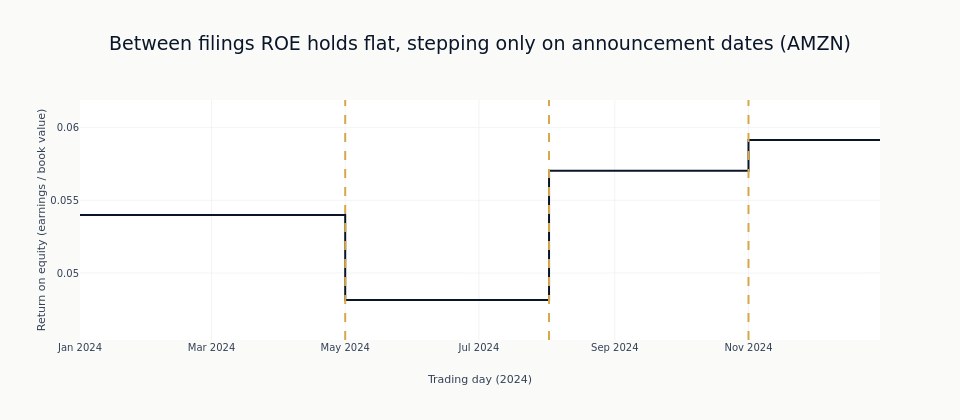

Notebook source saved alongside this figure:
### Markdown cell above
The ASOF join makes point-in-time discipline visible: the daily ROE is a step
function that changes **only** on an announcement date and holds the last
reported value until the next filing. Plotting one symbol shows the staircase;
the amber dashed lines mark the quarterly announcement dates that create each
step.

### Code cell
# unique() order is not stable, and a few symbols have all-null ROE on this
# scaffolding slice (e.g. missing XBRL earnings), so select deterministically:
# the symbol whose daily ROE has the fewest gaps gives an unbroken staircase.
viz_symbol = (
    aligned.group_by("symbol")
    .agg(pl.col("roe").is_not_null().sum().alias("n_obs"))
    .sort(["n_obs", "symbol"], descending=[True, False])["symbol"][0]
)
viz_aligned = aligned.filter(pl.col("symbol") == viz_symbol).sort("timestamp")
ann_dates = (
    quality_df.filter(pl.col("symbol") == viz_symbol)
    .select("announcement_date")
    .drop_nulls()
    .unique()
    .sort("announcement_date")["announcement_date"]
    .to_list()
)

fig = go.Figure()
fig.add_trace(
    go.Scatter(
        x=viz_aligned["timestamp"].to_list(),
        y=viz_aligned["roe"].to_list(),
        mode="lines",
        line=dict(color=COLORS["blue"], shape="hv"),  # step-after: value held forward
        name="Daily ROE (ASOF backward-fill)",
    )
)
for ad in ann_dates:
    if date(2024, 1, 1) <= ad <= date(2024, 12, 31):
        fig.add_vline(x=ad, line_dash="dash", line_color=COLORS["amber"])

# Fix the y-range to the plotted values (with padding) so the modest quarterly
# steps fill the axis instead of being crushed by autoscale.
lo, hi = viz_aligned["roe"].min(), viz_aligned["roe"].max()
pad = (hi - lo) * 0.25
fig.update_layout(
    # width holds the full 19pt title (template default) on one line without clipping.
    height=420,
    width=960,
    title=f"Between filings ROE holds flat, stepping only on announcement dates ({viz_symbol})",
    showlegend=False,
)
fig.update_xaxes(title_text="Trading day (2024)")
fig.update_yaxes(
    title_text="Return on equity (earnings / book value)",
    range=[lo - pad, hi + pad],
)
fig.show()

### Figure 1 — Plotly figure (JSON) as saved in the notebook; plotly's stock layout.template omitted (floating-point values rounded to 4 significant figures; data arrays with more than 128 entries replaced by an {"elided": "..."} marker saying what was removed)
{"data": [{"line": {"color": "#0a1628", "shape": "hv"}, "mode": "lines", "name": "Daily ROE (ASOF backward-fill)", "type": "scatter", "x": {"elided": "262 str values"}, "y": {"elided": "262 float values"}}], "layout": {"height": 420, "shapes": [{"line": {"color": "#D4A84B", "dash": "dash"}, "type": "line", "x0": "2024-05-01", "x1": "2024-05-01", "xref": "x", "y0": 0, "y1": 1, "yref": "y domain"}, {"line": {"color": "#D4A84B", "dash": "dash"}, "type": "line", "x0": "2024-08-02", "x1": "2024-08-02", "xref": "x", "y0": 0, "y1": 1, "yref": "y domain"}, {"line": {"color": "#D4A84B", "dash": "dash"}, "type": "line", "x0": "2024-11-01", "x1": "2024-11-01", "xref": "x", "y0": 0, "y1": 1, "yref": "y domain"}], "showlegend": false, "title": {"text": "Between filings ROE holds flat, stepping only on announcement dates (AMZN)"}, "width": 960, "xaxis": {"title": {"text": "Trading day (2024)"}}, "yaxis": {"range": [0.04539, 0.0619], "title": {"text": "Return on equity (earnings / book value)"}}}}
